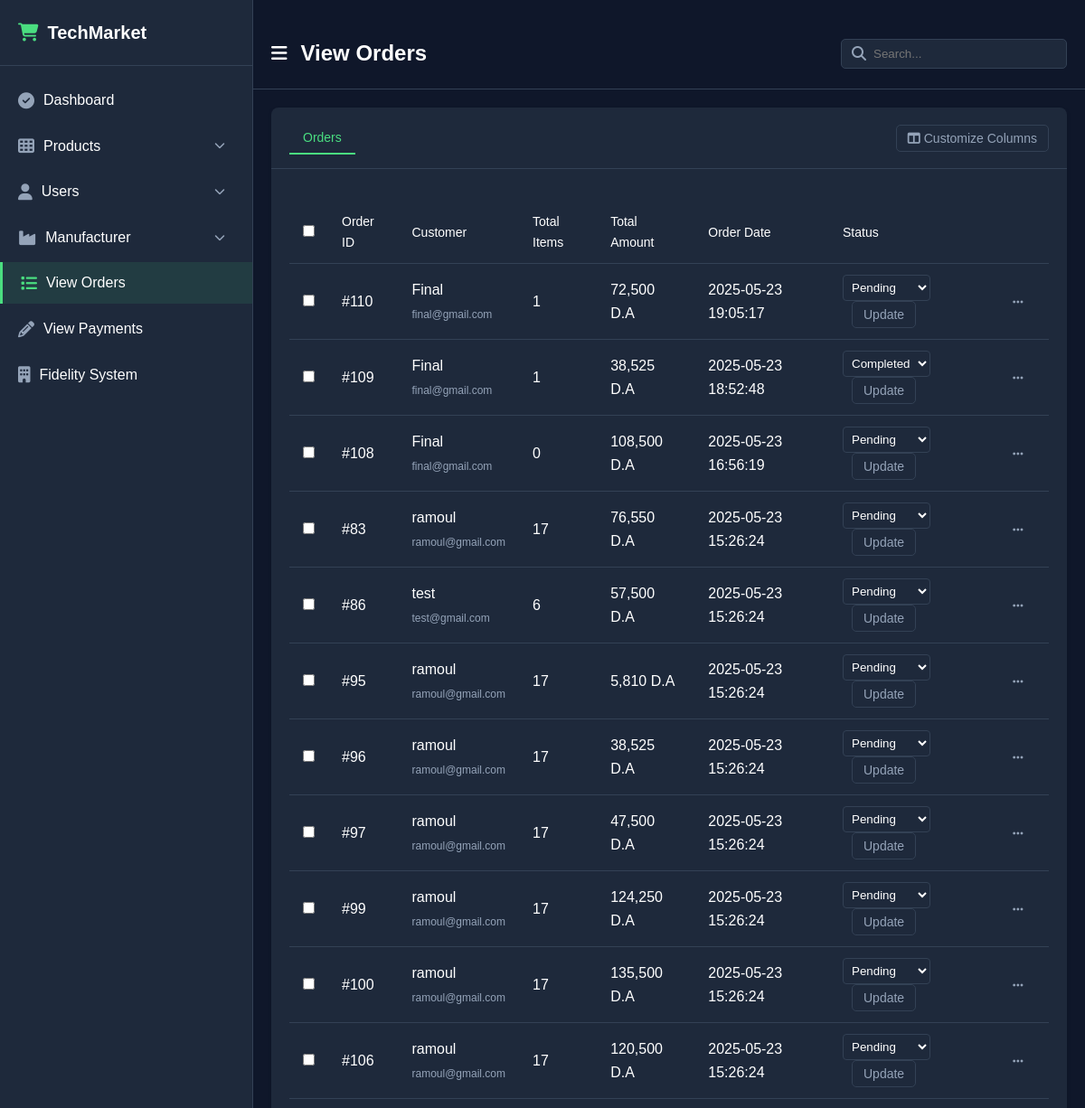
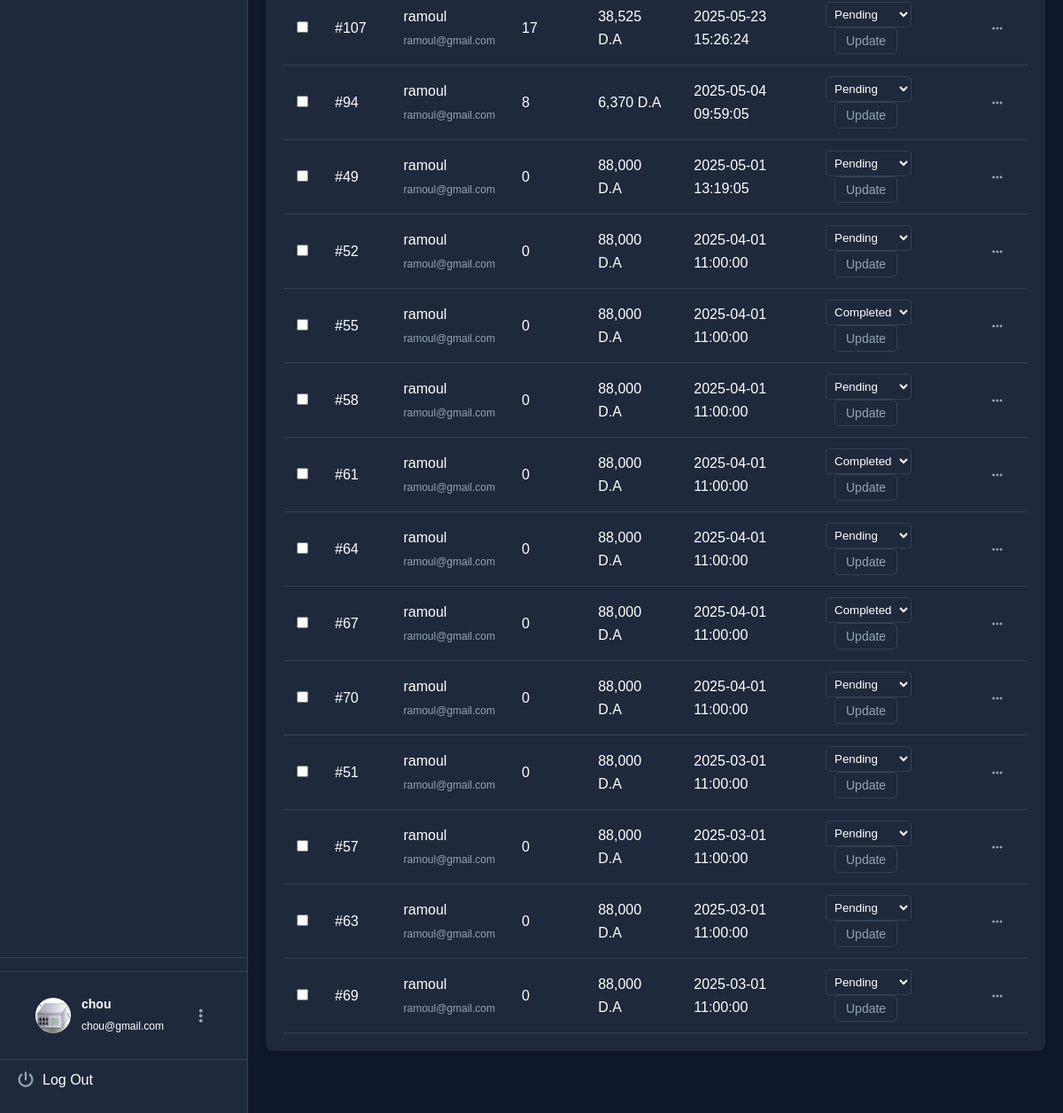
Screenshot of /view-orders.php (signed in) with the database file from the repository (2 pictures, top to bottom).
### tables this page shows
CREATE TABLE `customer_orders` (
  `order_id` int(10) NOT NULL,
  `customer_id` int(10) NOT NULL,
  `due_amount` int(100) NOT NULL,
  `invoice_no` int(100) NOT NULL,
  `order_date` timestamp NOT NULL DEFAULT current_timestamp() ON UPDATE current_timestamp(),
  `order_status` text NOT NULL,
  `has_discount` tinyint(1) NOT NULL DEFAULT 0,
  `discount_id` int(11) DEFAULT NULL,
  `shipping_address` text NOT NULL,
  `city` text NOT NULL,
  `postal_code` text NOT NULL,
  `phone` varchar(255) NOT NULL,
  `subtotal` decimal(10,2) NOT NULL,
  `shipping_cost` decimal(10,2) NOT NULL,
  `total_amount` decimal(10,2) NOT NULL,
  `checked` tinyint(1) NOT NULL
);

CREATE TABLE `customers` (
  `customer_id` int(10) NOT NULL,
  `customer_name` varchar(255) NOT NULL,
  `email` varchar(255) NOT NULL,
  `password` varchar(255) NOT NULL,
  `customer_country` text NOT NULL,
  `customer_city` text NOT NULL,
  `customer_address` text NOT NULL,
  `customer_contact` varchar(255) NOT NULL DEFAULT '',
  `customer_image` text NOT NULL,
  `customer_ip` varchar(255) NOT NULL,
  `customer_confirm_code` text NOT NULL,
  `customer_points` int(10) DEFAULT NULL,
  `fidelity_discount` int(11) NOT NULL DEFAULT 0,
  `customer_postal_code` varchar(20) DEFAULT '',
  `customer_phone` varchar(20) DEFAULT ''
);

### view-orders.php (the view, shortened to what this page needs)
<?php
$conn = mysqli_connect("localhost:3307", "root", "", "ecom_store");
$orders_query = "
    SELECT co.*, c.customer_name, c.email, d.code as discount_code, d.discount_type, d.discount_value
    FROM customer_orders co
    JOIN customers c ON co.customer_id = c.customer_id
    LEFT JOIN discounts d ON co.discount_id = d.id
    ORDER BY co.order_date DESC";
$orders_result = mysqli_query($conn, $orders_query);
$orders = [];
if ($orders_result && mysqli_num_rows($orders_result) > 0) {
    while ($order = mysqli_fetch_assoc($orders_result)) {
        $order_id = $order['order_id'];
        $customer_id = $order['customer_id'];
        $items_query = "
            SELECT c.*, p.product_title, p.product_price
            FROM cart c
            JOIN products p ON c.p_id = p.product_id
            WHERE c.customer_id = ? AND c.status = 'ORDERED' AND c.added_date <= (SELECT MAX(order_date) FROM customer_orders WHERE order_id = ?)";
        $stmt = mysqli_prepare($conn, $items_query);
        mysqli_stmt_bind_param($stmt, "ii", $customer_id, $order_id);
        mysqli_stmt_execute($stmt);
        $items_result = mysqli_stmt_get_result($stmt);
        $items = [];
        $total_items = 0;
        while ($item = mysqli_fetch_assoc($items_result)) {
            $items[] = $item;
            $total_items += $item['qty'];
        }
        $order['items'] = $items;
        $order['total_items'] = $total_items;
        $order['has_discount'] = (!empty($order['discount_id']) || !empty($order['discount_code']));
        $orders[] = $order;
    }
}
?>
<!DOCTYPE html>
<html lang="en">
<head>
  <link rel="stylesheet" href="styles.css">
  <link rel="stylesheet" href="https://cdnjs.cloudflare.com/ajax/libs/font-awesome/6.4.0/css/all.min.css">
</head>
<body class="dark-theme">
  <div class="dashboard-container">
    <aside class="sidebar">
      <div class="sidebar-header">
        <div class="logo">
          <i class="fas fa-shopping-cart"></i>
          <span><span class="text-green">Tech</span>Market</span>
        </div>
      </div>
      <div class="sidebar-content">
        <nav class="sidebar-menu">
          <ul>
            <li class>
              <a href="dashboard.php">
                <i class="fa-solid fa-circle-check"></i>
                <span>Dashboard</span>
              </a>
            </li>
            <li class="has-submenu">
              <a href="#" class="submenu-toggle">
                <i class="fa-solid fa-table-cells"></i>
                <span>Products</span>
                <i class="fa-solid fa-chevron-down submenu-icon"></i>
              </a>
            </li>
            <li class="has-submenu">
              <a href="#" class="submenu-toggle">
                <i class="fa-solid fa-user"></i>
                <span>Users</span>
                <i class="fa-solid fa-chevron-down submenu-icon"></i>
              </a>
            </li>
            <li class="has-submenu">
              <a href="#" class="submenu-toggle">
                <i class="fa-solid fa-industry"></i>
                <span>Manufacturer</span>
                <i class="fa-solid fa-chevron-down submenu-icon"></i>
              </a>
            </li>
            <li class="active">
              <a href="view-orders.php">
                <i class="fa-solid fa-list"></i>
                <span>View Orders</span>
              </a>
            </li>
            <li>
              <a href="view-payments.php">
                <i class="fa-solid fa-pencil"></i>
                <span>View Payments</span>
              </a>
            </li>
            <li>
              <a href="fidelity-system.php">
                <i class="fa-solid fa-building"></i>
                <span>Fidelity System</span>
              </a>
            </li>
          </ul>
        </nav>
      </div>
      <div class="sidebar-footer">
        <ul>
          <li class="user-profile">
            <a href="profile.php">
              <img src="<?php echo $_SESSION['admin_image'] ? 'admin_images/' . htmlspecialchars($_SESSION['admin_image']) : 'admin_images/default-profile.png'; ?>" alt="Admin Profile" class="profile-image">
              <div class="user-info">
                <span class="user-name"><?php echo htmlspecialchars($_SESSION['admin_name']); ?></span>
                <span class="user-email"><?php echo htmlspecialchars($_SESSION['admin_email']); ?></span>
              </div>
              <i class="fa-solid fa-ellipsis-vertical menu-dots"></i>
            </a>
          </li>
          <li class="logout-item">
            <a href="logout.php">
              <i class="fa-solid fa-power-off"></i>
              <span>Log Out</span>
            </a>
          </li>
        </ul>
      </div>
    </aside>
    <main class="main-content">
      <header class="main-header">
        <div class="header-left">
          <button id="sidebar-toggle" class="sidebar-toggle">
            <i class="fa-solid fa-bars"></i>
          </button>
          <h1>View Orders</h1>
        </div>
        <div class="header-right">
          <div class="search-container">
            <input type="search" placeholder="Search...">
            <i class="fa-solid fa-search"></i>
          </div>
        </div>
      </header>
      <div class="content-wrapper">
        <div class="table-section">
          <div class="card">
            <div class="card-header table-header">
              <div class="tabs">
                <button class="tab active" data-tab="orders">Orders</button>
              </div>
              <div class="table-actions">
                <button class="btn btn-outline">
                  <i class="fa-solid fa-columns"></i>
                  Customize Columns
                </button>
              </div>
            </div>
            <div class="card-content">
              <div class="tab-content active" id="orders">
                <?php if (empty($orders)): ?>
                  <div class="empty-state">No orders found.</div>
                <?php else: ?>
                  <table class="data-table">
                    <thead>
                      <tr>
                        <th class="checkbox-column">
                          <input type="checkbox">
                        </th>
                        <th>Order ID</th>
                        <th>Customer</th>
                        <th>Total Items</th>
                        <th>Total Amount</th>
                        <th>Order Date</th>
                        <th>Status</th>
                        <th class="actions-column"></th>
                      </tr>
                    </thead>
                    <tbody>
                      <?php foreach ($orders as $order): ?>
                        <tr>
                          <td class="checkbox-column">
                            <input type="checkbox">
                          </td>
                          <td>#<?php echo htmlspecialchars($order['order_id']); ?></td>
                          <td>
                            <?php echo htmlspecialchars($order['customer_name']); ?><br>
                            <span style="color: var(--text-secondary); font-size: 12px;"><?php echo htmlspecialchars($order['email']); ?></span>
                          </td>
                          <td><?php echo htmlspecialchars($order['total_items']); ?></td>
                          <td><?php echo number_format($order['due_amount'], 0) . ' D.A'; ?></td>
                          <td><?php echo date('Y-m-d H:i:s', strtotime($order['order_date'])); ?></td>
                          <td>
                            <form method="POST" style="display: inline;">
                              <select name="order_status" style="background-color: var(--bg-secondary); border: 1px solid var(--border-color); border-radius: 4px; padding: 5px; color: var(--text-primary);">
                                <option value="pending" <?php echo $order['order_status'] === 'pending' ? 'selected' : ''; ?>>Pending</option>
                                <option value="completed" <?php echo $order['order_status'] === 'completed' ? 'selected' : ''; ?>>Completed</option>
                              </select>
                              <button type="submit" name="update_status" class="btn btn-outline" style="margin-left: 10px;">Update</button>
                            </form>
                          </td>
                          <td class="actions-column">
                            <button class="btn-icon toggle-details" data-order-id="<?php echo $order['order_id']; ?>">
                              <i class="fa-solid fa-ellipsis-h"></i>
                            </button>
                          </td>
                        </tr>
                      <?php endforeach; ?>
                    </tbody>
                  </table>
                <?php endif; ?>
              </div>
            </div>
          </div>
        </div>
      </div>
    </main>
  </div>
</body>
</html>

### rows the page displays
customer_orders: order_id "110", customer.customer_name "Final", customer.email "final@gmail.com", total_items "1", due_amount "72,500", order_date "2025-05-23 19:05:17", order_status "Pending"
customer_orders: order_id "109", customer.customer_name "Final", customer.email "final@gmail.com", total_items "1", due_amount "38,525", order_date "2025-05-23 18:52:48", order_status "Completed"
customer_orders: order_id "108", customer.customer_name "Final", customer.email "final@gmail.com", total_items "0", due_amount "108,500", order_date "2025-05-23 16:56:19", order_status "Pending"
customer_orders: order_id "83", customer.customer_name "ramoul", customer.email "ramoul@gmail.com", total_items "17", due_amount "76,550", order_date "2025-05-23 15:26:24", order_status "Pending"
customer_orders: order_id "86", customer.customer_name "test", customer.email "test@gmail.com", total_items "6", due_amount "57,500", order_date "2025-05-23 15:26:24", order_status "Pending"
customer_orders: order_id "95", customer.customer_name "ramoul", customer.email "ramoul@gmail.com", total_items "17", due_amount "5,810", order_date "2025-05-23 15:26:24", order_status "Pending"
customer_orders: order_id "96", customer.customer_name "ramoul", customer.email "ramoul@gmail.com", total_items "17", due_amount "38,525", order_date "2025-05-23 15:26:24", order_status "Pending", order_id "107"
customer_orders: order_id "97", customer.customer_name "ramoul", customer.email "ramoul@gmail.com", total_items "17", due_amount "47,500", order_date "2025-05-23 15:26:24", order_status "Pending"
customer_orders: order_id "99", customer.customer_name "ramoul", customer.email "ramoul@gmail.com", total_items "17", due_amount "124,250", order_date "2025-05-23 15:26:24", order_status "Pending"
customer_orders: order_id "94", customer.customer_name "ramoul", customer.email "ramoul@gmail.com", total_items "8", due_amount "6,370", order_date "2025-05-04 09:59:05", order_status "Pending"
customer_orders: order_id "49", customer.customer_name "ramoul", customer.email "ramoul@gmail.com", total_items "0", due_amount "88,000", order_date "2025-05-01 13:19:05", order_status "Pending"
customer_orders: order_id "52", customer.customer_name "ramoul", customer.email "ramoul@gmail.com", total_items "0", due_amount "88,000", order_date "2025-04-01 11:00:00", order_status "Pending"
customer_orders: order_id "55", customer.customer_name "ramoul", customer.email "ramoul@gmail.com", total_items "0", due_amount "88,000", order_date "2025-04-01 11:00:00", order_status "Completed"
customer_orders: order_id "58", customer.customer_name "ramoul", customer.email "ramoul@gmail.com", total_items "0", due_amount "88,000", order_date "2025-04-01 11:00:00", order_status "Pending"
customer_orders: order_id "61", customer.customer_name "ramoul", customer.email "ramoul@gmail.com", total_items "0", due_amount "88,000", order_date "2025-04-01 11:00:00", order_status "Completed"
customer_orders: order_id "64", customer.customer_name "ramoul", customer.email "ramoul@gmail.com", total_items "0", due_amount "88,000", order_date "2025-04-01 11:00:00", order_status "Pending"
customer_orders: order_id "67", customer.customer_name "ramoul", customer.email "ramoul@gmail.com", total_items "0", due_amount "88,000", order_date "2025-04-01 11:00:00", order_status "Completed"
customer_orders: order_id "70", customer.customer_name "ramoul", customer.email "ramoul@gmail.com", total_items "0", due_amount "88,000", order_date "2025-04-01 11:00:00", order_status "Pending"
customer_orders: order_id "51", customer.customer_name "ramoul", customer.email "ramoul@gmail.com", total_items "0", due_amount "88,000", order_date "2025-03-01 11:00:00", order_status "Pending"
customer_orders: order_id "57", customer.customer_name "ramoul", customer.email "ramoul@gmail.com", total_items "0", due_amount "88,000", order_date "2025-03-01 11:00:00", order_status "Pending"
customer_orders: order_id "63", customer.customer_name "ramoul", customer.email "ramoul@gmail.com", total_items "0", due_amount "88,000", order_date "2025-03-01 11:00:00", order_status "Pending"
customer_orders: order_id "69", customer.customer_name "ramoul", customer.email "ramoul@gmail.com", total_items "0", due_amount "88,000", order_date "2025-03-01 11:00:00", order_status "Pending"

### other values shown
$_SESSION['admin_name'] "chou"
$_SESSION['admin_email'] "chou@gmail.com"
$order['order_id'] "100"
$order['customer_name'] "ramoul"
$order['email'] "ramoul@gmail.com"
$order['total_items'] "17"
$order['due_amount'] "135,500"
date('Y-m-d H:i:s', strtotime($order['order_date'])) "2025-05-23 15:26:24"
$order['order_id'] "106"
$order['due_amount'] "120,500"
